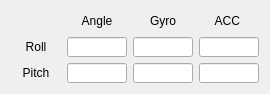
   <widget class="QWidget" name="gridLayoutWidget_15">
    <property name="enabled">
     <bool>true</bool>
    </property>
    <property name="geometry">
     <rect>
      <x>10</x>
      <y>230</y>
      <width>251</width>
      <height>74</height>
     </rect>
    </property>
    <property name="font">
     <font>
      <pointsize>9</pointsize>
     </font>
    </property>
    <layout class="QGridLayout" name="gridLayout_15">
     <item row="3" column="1">
      <widget class="QLineEdit" name="LE_SENSOR_CIMU_PITCH">
       <property name="enabled">
        <bool>true</bool>
       </property>
       <property name="sizePolicy">
        <sizepolicy hsizetype="Fixed" vsizetype="Fixed">
         <horstretch>0</horstretch>
         <verstretch>0</verstretch>
        </sizepolicy>
       </property>
       <property name="minimumSize">
        <size>
         <width>60</width>
         <height>20</height>
        </size>
       </property>
       <property name="maximumSize">
        <size>
         <width>60</width>
         <height>20</height>
        </size>
       </property>
       <property name="font">
        <font>
         <pointsize>9</pointsize>
        </font>
       </property>
       <property name="alignment">
        <set>Qt::AlignRight|Qt::AlignTrailing|Qt::AlignVCenter</set>
       </property>
       <property name="readOnly">
        <bool>true</bool>
       </property>
      </widget>
     </item>
     <item row="3" column="2">
      <widget class="QLineEdit" name="LE_SENSOR_CIMU_PITCH_VEL">
       <property name="enabled">
        <bool>true</bool>
       </property>
       <property name="sizePolicy">
        <sizepolicy hsizetype="Fixed" vsizetype="Fixed">
         <horstretch>0</horstretch>
         <verstretch>0</verstretch>
        </sizepolicy>
       </property>
       <property name="minimumSize">
        <size>
         <width>60</width>
         <height>20</height>
        </size>
       </property>
       <property name="maximumSize">
        <size>
         <width>60</width>
         <height>20</height>
        </size>
       </property>
       <property name="font">
        <font>
         <pointsize>9</pointsize>
        </font>
       </property>
       <property name="alignment">
        <set>Qt::AlignRight|Qt::AlignTrailing|Qt::AlignVCenter</set>
       </property>
       <property name="readOnly">
        <bool>true</bool>
       </property>
      </widget>
     </item>
     <item row="3" column="0">
      <widget class="QLabel" name="label_53">
       <property name="enabled">
        <bool>true</bool>
       </property>
       <property name="sizePolicy">
        <sizepolicy hsizetype="Fixed" vsizetype="Fixed">
         <horstretch>0</horstretch>
         <verstretch>0</verstretch>
        </sizepolicy>
       </property>
       <property name="minimumSize">
        <size>
         <width>50</width>
         <height>20</height>
        </size>
       </property>
       <property name="maximumSize">
        <size>
         <width>50</width>
         <height>20</height>
        </size>
       </property>
       <property name="font">
        <font>
         <pointsize>9</pointsize>
        </font>
       </property>
       <property name="text">
        <string>Pitch</string>
       </property>
       <property name="alignment">
        <set>Qt::AlignCenter</set>
       </property>
      </widget>
     </item>
     <item row="3" column="3">
      <widget class="QLineEdit" name="LE_SENSOR_CIMU_PITCH_ACC">
       <property name="enabled">
        <bool>true</bool>
       </property>
       <property name="sizePolicy">
        <sizepolicy hsizetype="Fixed" vsizetype="Fixed">
         <horstretch>0</horstretch>
         <verstretch>0</verstretch>
        </sizepolicy>
       </property>
       <property name="minimumSize">
        <size>
         <width>60</width>
         <height>20</height>
        </size>
       </property>
       <property name="maximumSize">
        <size>
         <width>60</width>
         <height>20</height>
        </size>
       </property>
       <property name="font">
        <font>
         <pointsize>9</pointsize>
        </font>
       </property>
       <property name="alignment">
        <set>Qt::AlignRight|Qt::AlignTrailing|Qt::AlignVCenter</set>
       </property>
       <property name="readOnly">
        <bool>true</bool>
       </property>
      </widget>
     </item>
     <item row="0" column="3">
      <widget class="QLabel" name="label_60">
       <property name="enabled">
        <bool>true</bool>
       </property>
       <property name="sizePolicy">
        <sizepolicy hsizetype="Fixed" vsizetype="Fixed">
         <horstretch>0</horstretch>
         <verstretch>0</verstretch>
        </sizepolicy>
       </property>
       <property name="minimumSize">
        <size>
         <width>60</width>
         <height>20</height>
        </size>
       </property>
       <property name="maximumSize">
        <size>
         <width>60</width>
         <height>20</height>
        </size>
       </property>
       <property name="font">
        <font>
         <pointsize>9</pointsize>
        </font>
       </property>
       <property name="text">
        <string>ACC </string>
       </property>
       <property name="alignment">
        <set>Qt::AlignCenter</set>
       </property>
      </widget>
     </item>
     <item row="0" column="2">
      <widget class="QLabel" name="label_49">
       <property name="enabled">
        <bool>true</bool>
       </property>
       <property name="sizePolicy">
        <sizepolicy hsizetype="Fixed" vsizetype="Fixed">
         <horstretch>0</horstretch>
         <verstretch>0</verstretch>
        </sizepolicy>
       </property>
       <property name="minimumSize">
        <size>
         <width>60</width>
         <height>20</height>
        </size>
       </property>
       <property name="maximumSize">
        <size>
         <width>60</width>
         <height>20</height>
        </size>
       </property>
       <property name="font">
        <font>
         <pointsize>9</pointsize>
        </font>
       </property>
       <property name="text">
        <string>Gyro</string>
       </property>
       <property name="alignment">
        <set>Qt::AlignCenter</set>
       </property>
      </widget>
     </item>
     <item row="0" column="1">
      <widget class="QLabel" name="label_52">
       <property name="enabled">
        <bool>true</bool>
       </property>
       <property name="sizePolicy">
        <sizepolicy hsizetype="Fixed" vsizetype="Fixed">
         <horstretch>0</horstretch>
         <verstretch>0</verstretch>
        </sizepolicy>
       </property>
       <property name="minimumSize">
        <size>
         <width>60</width>
         <height>20</height>
        </size>
       </property>
       <property name="maximumSize">
        <size>
         <width>60</width>
         <height>20</height>
        </size>
       </property>
       <property name="font">
        <font>
         <pointsize>9</pointsize>
        </font>
       </property>
       <property name="text">
        <string>Angle</string>
       </property>
       <property name="alignment">
        <set>Qt::AlignCenter</set>
       </property>
      </widget>
     </item>
     <item row="1" column="0" rowspan="2">
      <widget class="QLabel" name="label_54">
       <property name="enabled">
        <bool>true</bool>
       </property>
       <property name="sizePolicy">
        <sizepolicy hsizetype="Fixed" vsizetype="Fixed">
         <horstretch>0</horstretch>
         <verstretch>0</verstretch>
        </sizepolicy>
       </property>
       <property name="minimumSize">
        <size>
         <width>50</width>
         <height>20</height>
        </size>
       </property>
       <property name="maximumSize">
        <size>
         <width>50</width>
         <height>20</height>
        </size>
       </property>
       <property name="font">
        <font>
         <pointsize>9</pointsize>
        </font>
       </property>
       <property name="text">
        <string>Roll</string>
       </property>
       <property name="alignment">
        <set>Qt::AlignCenter</set>
       </property>
      </widget>
     </item>
     <item row="1" column="1" rowspan="2">
      <widget class="QLineEdit" name="LE_SENSOR_CIMU_ROLL">
       <property name="enabled">
        <bool>true</bool>
       </property>
       <property name="sizePolicy">
        <sizepolicy hsizetype="Fixed" vsizetype="Fixed">
         <horstretch>0</horstretch>
         <verstretch>0</verstretch>
        </sizepolicy>
       </property>
       <property name="minimumSize">
        <size>
         <width>60</width>
         <height>20</height>
        </size>
       </property>
       <property name="maximumSize">
        <size>
         <width>60</width>
         <height>20</height>
        </size>
       </property>
       <property name="font">
        <font>
         <pointsize>9</pointsize>
        </font>
       </property>
       <property name="alignment">
        <set>Qt::AlignRight|Qt::AlignTrailing|Qt::AlignVCenter</set>
       </property>
       <property name="readOnly">
        <bool>true</bool>
       </property>
      </widget>
     </item>
     <item row="1" column="2" rowspan="2">
      <widget class="QLineEdit" name="LE_SENSOR_CIMU_ROLL_VEL">
       <property name="enabled">
        <bool>true</bool>
       </property>
       <property name="sizePolicy">
        <sizepolicy hsizetype="Fixed" vsizetype="Fixed">
         <horstretch>0</horstretch>
         <verstretch>0</verstretch>
        </sizepolicy>
       </property>
       <property name="minimumSize">
        <size>
         <width>60</width>
         <height>20</height>
        </size>
       </property>
       <property name="maximumSize">
        <size>
         <width>60</width>
         <height>20</height>
        </size>
       </property>
       <property name="font">
        <font>
         <pointsize>9</pointsize>
        </font>
       </property>
       <property name="alignment">
        <set>Qt::AlignRight|Qt::AlignTrailing|Qt::AlignVCenter</set>
       </property>
       <property name="readOnly">
        <bool>true</bool>
       </property>
      </widget>
     </item>
     <item row="1" column="3" rowspan="2">
      <widget class="QLineEdit" name="LE_SENSOR_CIMU_ROLL_ACC">
       <property name="enabled">
        <bool>true</bool>
       </property>
       <property name="sizePolicy">
        <sizepolicy hsizetype="Fixed" vsizetype="Fixed">
         <horstretch>0</horstretch>
         <verstretch>0</verstretch>
        </sizepolicy>
       </property>
       <property name="minimumSize">
        <size>
         <width>60</width>
         <height>20</height>
        </size>
       </property>
       <property name="maximumSize">
        <size>
         <width>60</width>
         <height>20</height>
        </size>
       </property>
       <property name="font">
        <font>
         <pointsize>9</pointsize>
        </font>
       </property>
       <property name="alignment">
        <set>Qt::AlignRight|Qt::AlignTrailing|Qt::AlignVCenter</set>
       </property>
       <property name="readOnly">
        <bool>true</bool>
       </property>
      </widget>
     </item>
    </layout>
   </widget>
